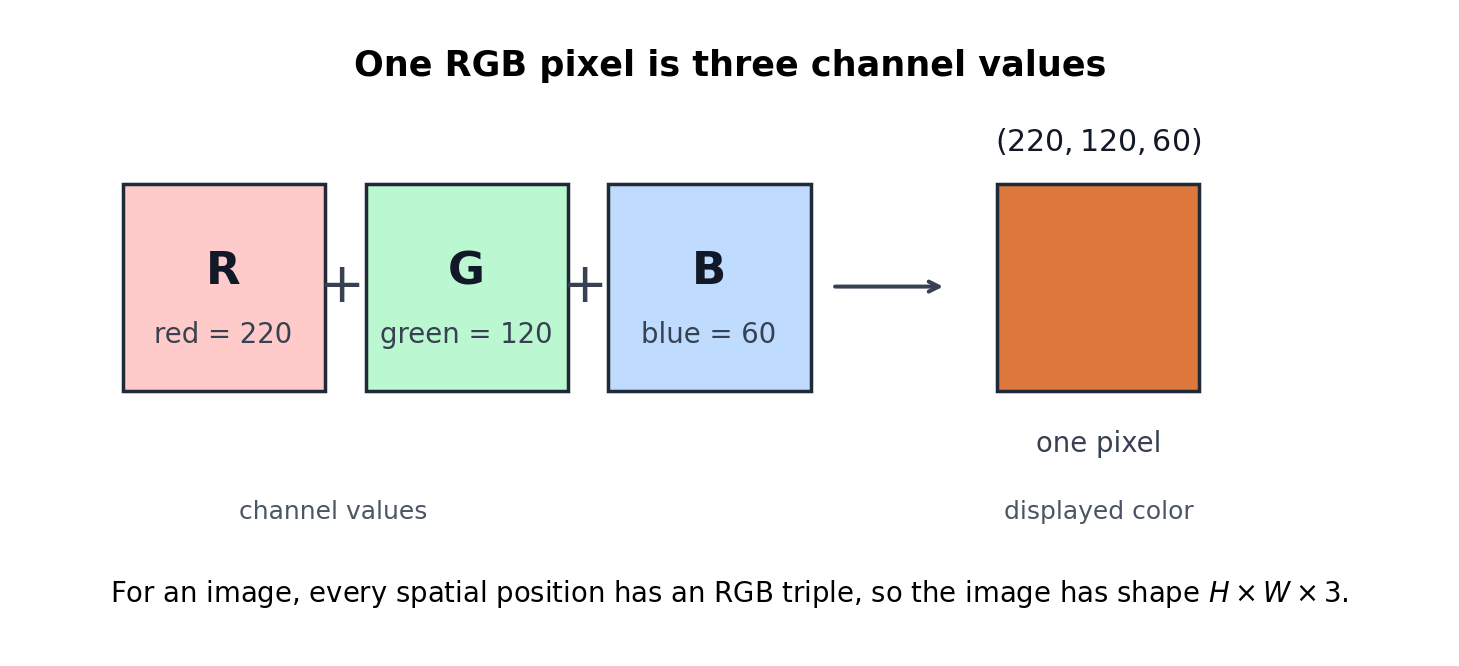

This chart was generated by the following Python code:
from pathlib import Path
import os
import tempfile

cache_dir = Path(tempfile.gettempdir()) / "llm_tutorial_matplotlib"
cache_dir.mkdir(parents=True, exist_ok=True)
os.environ.setdefault("MPLCONFIGDIR", str(cache_dir))
os.environ.setdefault("XDG_CACHE_HOME", str(cache_dir))

import matplotlib.patches as patches
import matplotlib.pyplot as plt


def draw_channel(ax, x, y, color, label, value):
    square = patches.Rectangle(
        (x, y),
        1.25,
        1.25,
        facecolor=color,
        edgecolor="#1f2937",
        linewidth=1.4,
    )
    ax.add_patch(square)
    ax.text(x + 0.62, y + 0.72, label, ha="center", va="center", fontsize=18, fontweight="bold", color="#111827")
    ax.text(x + 0.62, y + 0.34, value, ha="center", va="center", fontsize=11, color="#374151")


def main() -> None:
    out_path = Path(__file__).resolve().with_name("rgb_channels.png")

    fig, ax = plt.subplots(figsize=(8.5, 3.8))
    ax.set_xlim(0, 8.8)
    ax.set_ylim(0, 3.8)
    ax.axis("off")

    ax.text(4.4, 3.45, "One RGB pixel is three channel values", ha="center", fontsize=14, fontweight="bold")

    draw_channel(ax, 0.65, 1.55, "#fecaca", "R", "red = 220")
    draw_channel(ax, 2.15, 1.55, "#bbf7d0", "G", "green = 120")
    draw_channel(ax, 3.65, 1.55, "#bfdbfe", "B", "blue = 60")

    ax.text(1.95, 0.78, "channel values", ha="center", fontsize=10, color="#4b5563")
    ax.text(2.0, 2.18, "+", ha="center", va="center", fontsize=22, color="#374151")
    ax.text(3.5, 2.18, "+", ha="center", va="center", fontsize=22, color="#374151")

    ax.annotate(
        "",
        xy=(5.75, 2.18),
        xytext=(5.02, 2.18),
        arrowprops={"arrowstyle": "->", "linewidth": 1.6, "color": "#374151"},
    )

    mixed_color = (220 / 255, 120 / 255, 60 / 255)
    pixel = patches.Rectangle(
        (6.05, 1.55),
        1.25,
        1.25,
        facecolor=mixed_color,
        edgecolor="#1f2937",
        linewidth=1.4,
    )
    ax.add_patch(pixel)
    ax.text(6.68, 0.78, "displayed color", ha="center", fontsize=10, color="#4b5563")

    ax.text(6.68, 3.0, "$(220, 120, 60)$", ha="center", fontsize=12, color="#111827")
    ax.text(6.68, 1.18, "one pixel", ha="center", fontsize=11, color="#374151")

    ax.text(
        4.4,
        0.28,
        "For an image, every spatial position has an RGB triple, so the image has shape $H \\times W \\times 3$.",
        ha="center",
        fontsize=11,
    )

    fig.tight_layout()
    fig.savefig(out_path, dpi=180, bbox_inches="tight")


if __name__ == "__main__":
    main()
